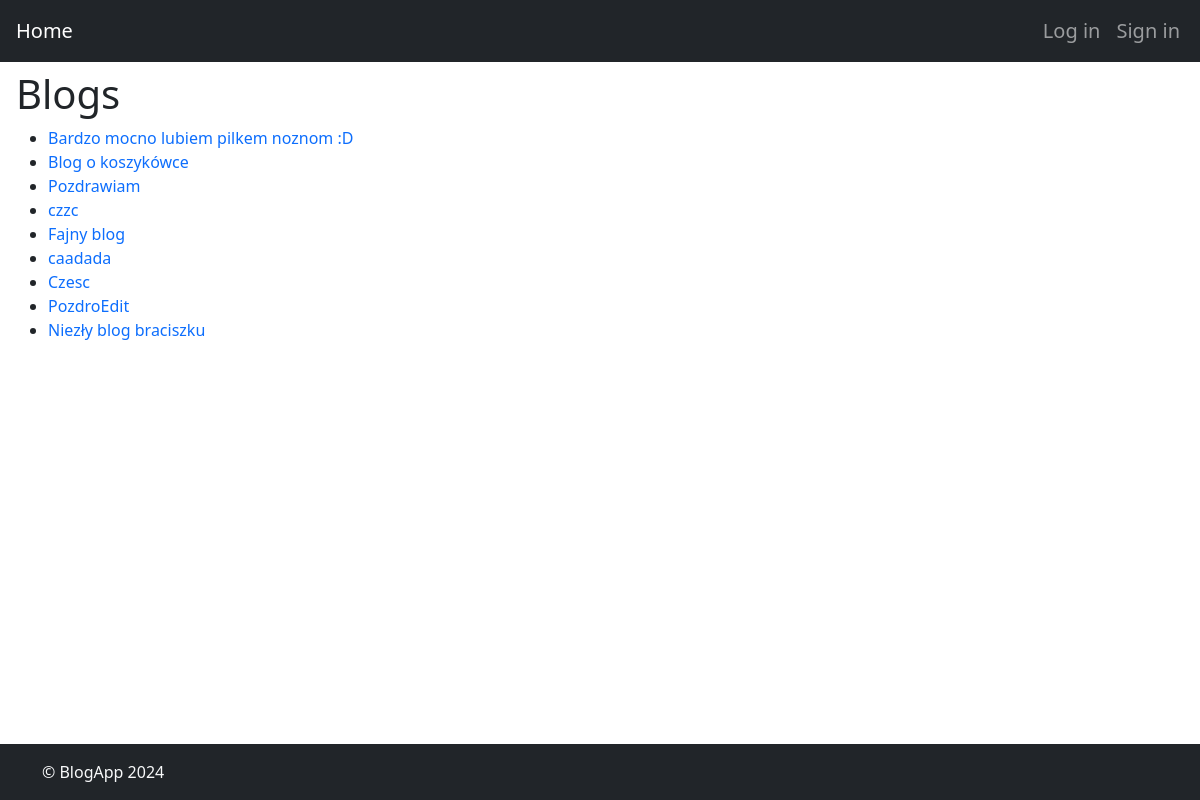
The page /blogs/ on the database as committed earlier.
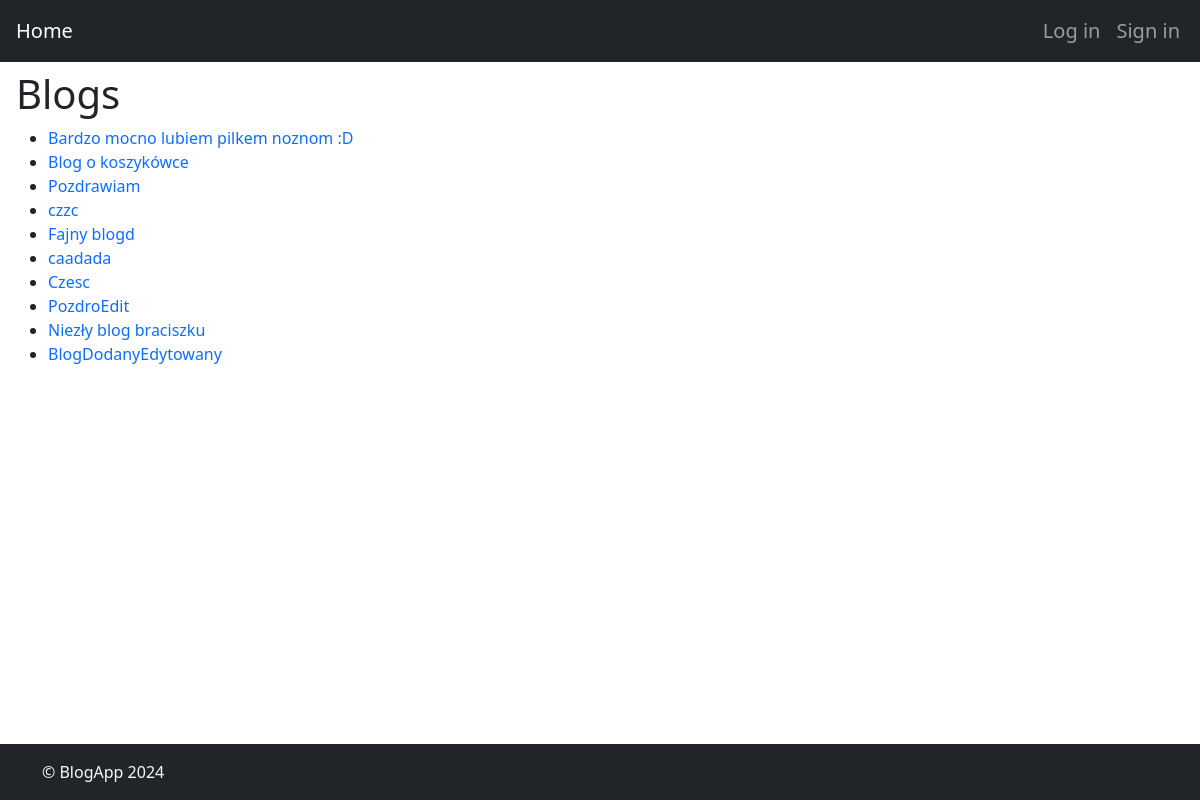
The same page on the database as committed later.
### blogApp/models.py (models this page shows, shortened)
class Blog(models.Model):
    title = models.CharField(max_length=100)
    author = models.ForeignKey(CustomUser, on_delete=models.CASCADE)

### blogApp/views.py (the view)
# urls.py: path('blogs/', views.blog_list, name='blog_list'),
def blog_list(request):
    blogs = Blog.objects.all()
    return render(request, 'blogs/blog_list.html', {'blogs': blogs})

### blogApp/templates/blogs/blog_list.html (shortened to what this page needs)
{% extends 'base.html' %}
{% block content %}
<h1>Blogs</h1>
<ul>
    {% for blog in blogs %}
    <li>
        <a href="{% url 'blog_detail' blog_id=blog.id %}">
            {{ blog.title }}
        </a>
    </li>
    {% endfor %}
</ul>
{% endblock %}

Rows that differ between the two databases and show on the page:
changed Blog: title "Fajny blog" → "Fajny blogd"
added Blog: title "BlogDodanyEdytowany"
